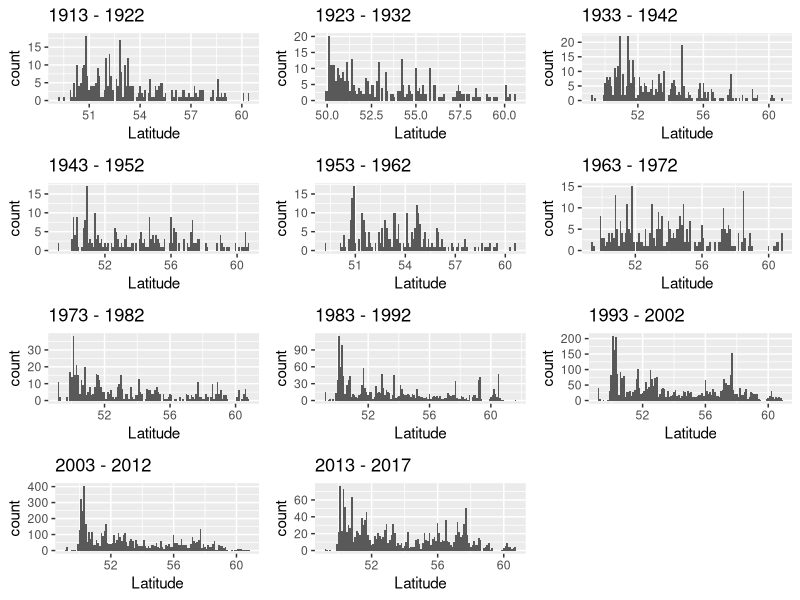
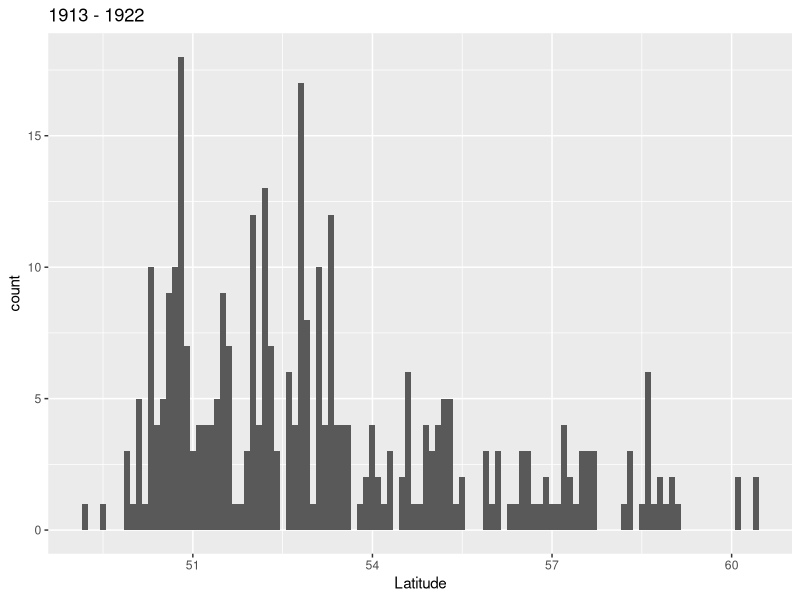
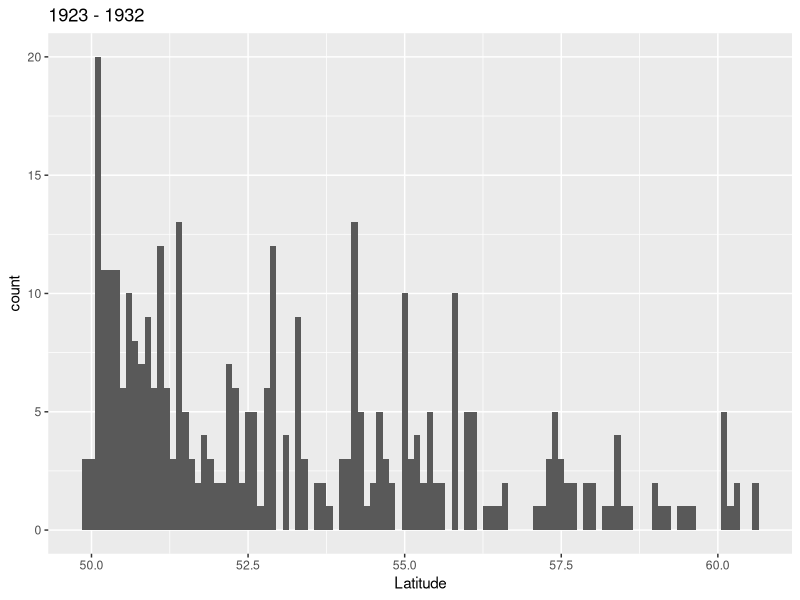
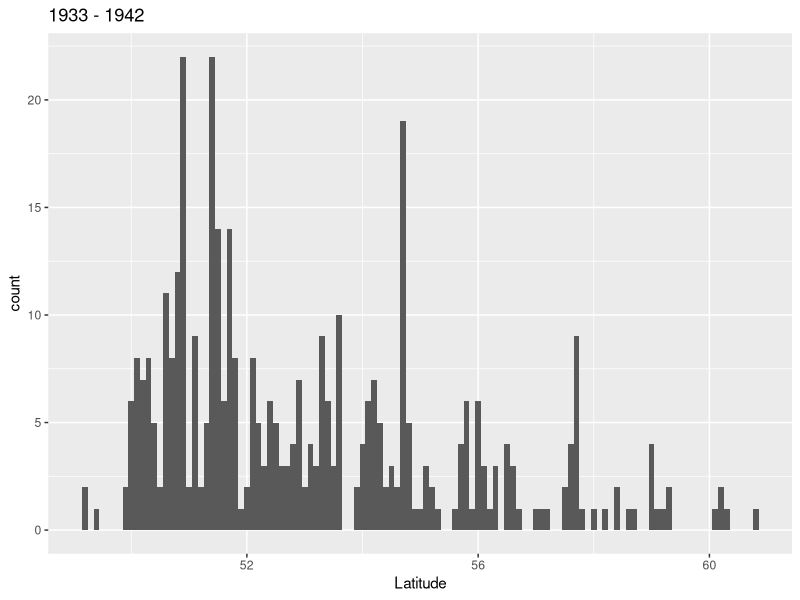
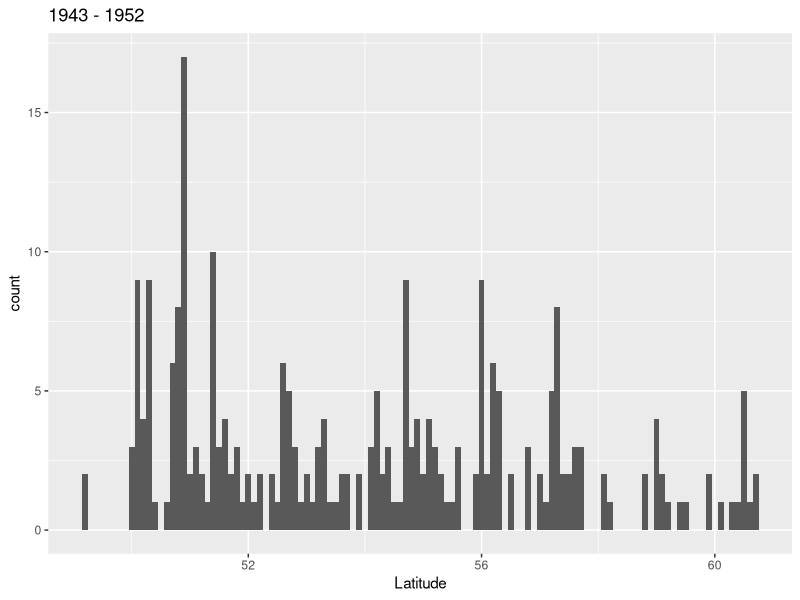
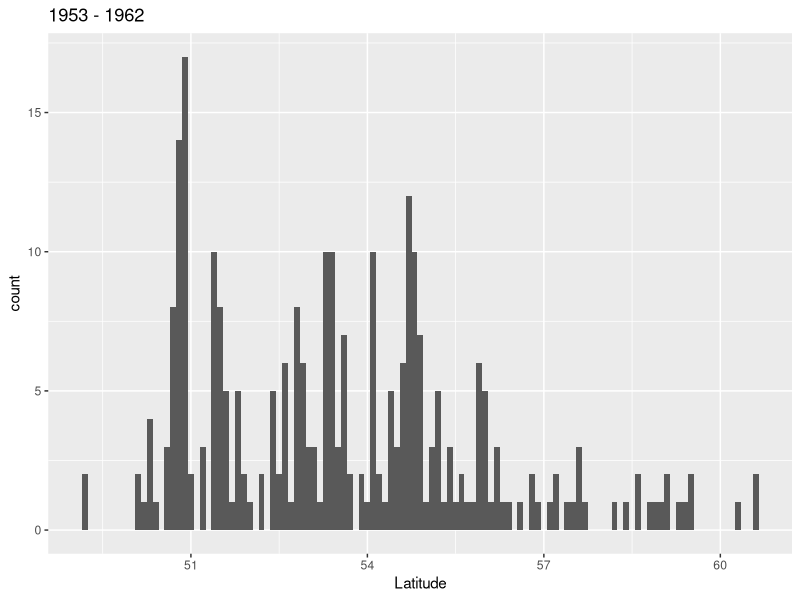
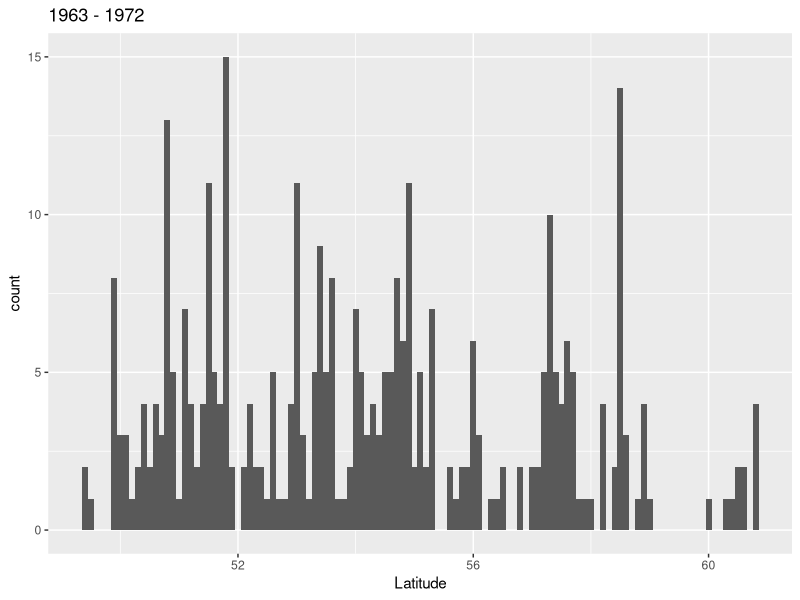
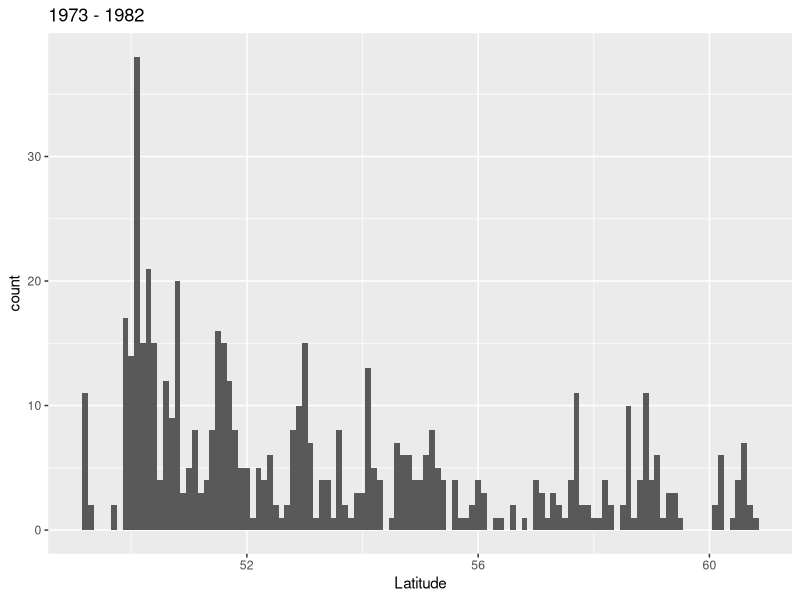

These figures' R source, in order:
#Want to make decadal plots using Natalie's code 
#With strandings per lat and long - to look at range change 

library(dplyr)
library(gridExtra)
library(tidyverse)
library(ggplot2)
library(gridExtra)
library(magrittr)

cleaneddata <- read.csv("cleandatesnames.csv")

species_lat <- dplyr::count(cleaneddata, Latitude, Name.Current.Sci, Year) 

#removing the 0.0000 lats and 
species_lat <- species_lat %>%
  filter(Latitude > 49.00000) %>%
  filter(Latitude < 62.00000)


#Can look at this for individual species and decades but can't write a function..

#Need to removed the 0,0 lat/long
L_albirostris_lat <- species_lat %>% 
  filter(Name.Current.Sci == "Lagenorhynchus albirostris")


# Create a list for the start years of each decade
decades <- c(seq(from = 1913, to = 2003, by = 10), 2013)
# Make an empty list that you're going to put all your
# ggplot plots into
plot.list <- list()
# Loop through each of the starting years in "decades"
for(i in seq_along(decades)){
  # Define the start and end year of the decade
  start.year <- decades[i]
  end.year <- decades[i] + 9
  # Add a short if statement so that you don't go into the future!
  if(end.year > 2017){
    end.year <- 2017
  }
  
 # Use filter to select just the records for that decade
  one.decade <- filter(species_lat, Year >= start.year & Year <= end.year)
  
  
  # Add the points to a plot 
  # Create a different plot for each decade with a different name
  # placed into map.list
  plot.list[[i]] <- 
    ggplot(one.decade, aes(x = Latitude)) +
    geom_histogram(binwidth = 0.1) + 
    labs(title = paste(start.year, "-", end.year))
    
} # end loop
# Plot all the plots in map.list
do.call(grid.arrange, plot.list)

plot.list

################
#All species 



